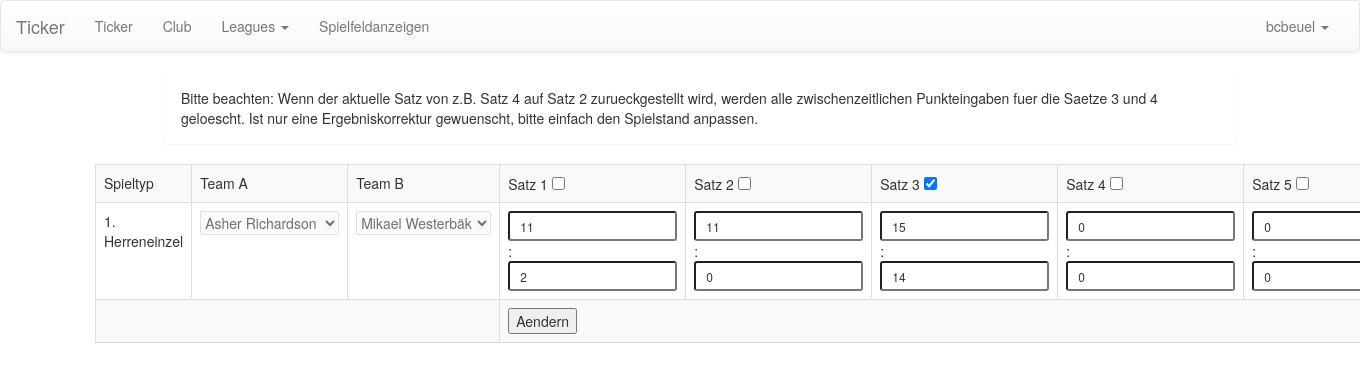
Page /ticker/manage/game/8 (signed in) on the committed database.
### ticker/models/matchstructure.py (models this page shows, shortened)
class Game(models.Model):
    name = models.CharField(max_length=64)
    player_a = ManyToManyField(Player, related_name='player_a', blank=True)
    player_b = ManyToManyField(Player, related_name='player_b', blank=True)
    sets = ManyToManyField(Set, blank=True)
    game_types = (('single', 'Herreneinzel'),
                  ('womansingle', 'Dameneinzel'),
                  ('men_double', 'Herrendoppel'),
                  ('women_double', 'Frauendoppel'),
                  ('mixed', 'Mixed'))
    current_set = models.IntegerField(default=1)
    game_type = models.CharField(max_length=32, choices=game_types)
    presses_json = models.TextField(default=None, blank=True, null=True)
    def get_set_objects(self):
        return self.sets.all()

class Match(models.Model):
    match_time = models.DateTimeField()
    create_time = models.DateTimeField(auto_now=True)
    canceled = models.BooleanField(default=False)
    rule = models.ForeignKey(Rules)
    team_a = models.ForeignKey(Team, related_name='team_a')
    team_b = models.ForeignKey(Team, related_name='team_b')
    games = ManyToManyField(Game, blank=True)

class Set(models.Model):
    set_number = models.IntegerField(default=1)
    points_team_a = ManyToManyField(Point, related_name='points_team_a', blank=True)
    points_team_b = ManyToManyField(Point, related_name='points_team_b', blank=True)
    def get_score(self):
        return [self.points_team_a.filter(canceled=False).count(),
                self.points_team_b.filter(canceled=False).count()]

### ticker/models/player_clubs.py (models this page shows, shortened)
class Team(models.Model):
    parent_club = models.ForeignKey(Club, CASCADE, default=1)
    team_name = models.CharField(max_length=255)
    players = models.ManyToManyField(Player, blank=True)
    fields = models.ManyToManyField('PlayingField', blank=True)
    def get_players(self):
        return self.players.all()

class Player(models.Model):
    prename = models.CharField(max_length=255)
    lastname = models.CharField(max_length=255)
    possible_sex = (('female', 'Weiblich'),
                    ('male', 'Maennlich'))
    sex = models.CharField(max_length=32, choices=possible_sex)
    birth_date = models.DateTimeField(null=True, blank=True)
    def get_name(self):
        return '{0} {1}'.format(self.prename, self.lastname)

### ticker/views/user_interface.py (the view)
# urls.py: url(r'^manage/game/([0-9]+)/?$', manage_game, name='manage_game'),
@login_required
def manage_game(request, game_id):
    game = Game.objects.filter(id=game_id).first()
    if game is not None:
        return render(request, 'user/manage_game.html', dict(game=game))
    messages.error(request, 'Game does not exist')
    return HttpResponseRedirect(reverse_lazy('manage_ticker'))

### ticker/models/leaguestructure.py (called while the page is built)
    def get_name(self):
        return self.name

### ticker/templatetags/custom_tags.py (called while the page is built)
@register.filter
def is_selected(obj):
    return 'selected' if obj else ''

@register.filter
def is_in(content_str, search):
    return search in content_str

@register.filter
def get_range(count, min_value=0):
    return range(min_value, count)

@register.filter
def get_club(user):
    assert(isinstance(user, User))
    p = Profile.objects.filter(user=user).first()
    if p is None:
        return None
    return p.associated_club

@register.filter
def get_leagues_club(user):
    club = get_club(user)
    leagues = League.objects.filter(teams__parent_club=club).distinct()
    return leagues

### ticker/templates/user/manage_game.html (shortened to what this page needs)
{% extends 'user/manage_base.html' %}
{% load custom_tags %}
{% block content %}
    <div class="container">
            <div class="row-fluid">
                <div class="col-sm-12">
                    <ul class="messages">
                        <div class="alert alert-information">
                            Bitte beachten: Wenn der aktuelle Satz von z.B. Satz 4 auf Satz 2 zurueckgestellt wird, werden alle zwischenzeitlichen Punkteingaben fuer die Saetze 3 und 4 geloescht. Ist nur eine Ergebniskorrektur gewuenscht, bitte einfach den Spielstand anpassen.
                        </div>
                    </ul>
                </div>
            </div>
        <div class="row">
            <form action="{% url 'api_change_game' game.id %}" method="post">
            <table class="table table-bordered table-striped">
                <tr>
                    <td>Spieltyp</td>
                    <td>Team A</td>
                    <td>Team B</td>
                    {% for i in 6|get_range:1 %}
                        <td>
                            Satz {{ i }}
                            <input type="checkbox" name="current_set" value="{{ i }}" {% if i == game.current_set %} checked {% endif %}/>
                        </td>
                    {% endfor %}
                </tr>
                <tr>
                    <td>{{ game.name }}</td>
                    <td>
                        <select title="Erster Spieler" name="player_a_one_{{ game.id }}" disabled>
                            {% for player in game|get_players:"1,a" %}
                                <option value="{{ player.0 }}" {{ player.2|is_selected }}>{{ player.1 }}</option>
                            {% endfor %}
                        </select>
                    </td>
                    <td>
                        <select title="Erster Spieler" name="player_b_one_{{ game.id }}"  disabled>
                            {% for player in game|get_players:"1,b" %}
                                <option value="{{ player.0 }}" {{ player.2|is_selected }}>{{ player.1 }}</option>
                            {% endfor %}
                        </select>
                    </td>
                    {% for set in game.get_set_objects %}
                        <td>
                            <input class="input-sm" type="text" name="set_{{ forloop.counter }}_team_a" value="{{ set.get_score.0 }}"/>
                            <span>:</span>
                            <input class="input-sm" type="text" name="set_{{ forloop.counter }}_team_b" value="{{ set.get_score.1 }}"/>
                        </td>
                    {% endfor %}
                    <tr>
                        <td colspan="3"></td>
                        <td colspan="5">
                            <button type="submit">Aendern</button>
                        </td>
                    </tr>
                </tr>
            </table>
            </form>
        </div>
    </div>
{% endblock %}

### ticker/templates/user/manage_base.html (shortened to what this page needs)
{% extends 'base.html' %}
{% load custom_tags %}
{% block navigation %}
    {% if request.user.is_authenticated %}
    <nav class="navbar navbar-default">
        <div class="container-fluid">
            <div class="navbar-header">
                <a class="navbar-brand" href="{% url 'manage_dashboard' %}">Ticker</a>
            </div>
            <div class="collapse navbar-collapse" id="bs-example-navbar-collapse-1">
                <ul class="nav navbar-nav">
                    {% url 'manage_ticker' as tickerurl %}
                    <li {% if tickerurl == request.get_full_path %} class="active" {% endif %}>
                        <a href="{{ tickerurl }}">
                            Ticker
                        </a>
                    </li>
                    <li>
                        {% with responsible_club=request.user|get_club %}
                            {% if responsible_club %}
                                <a href="{% url 'manage_club_details' responsible_club.id %}">Club</a>
                            {% else %}
                                {% if request.user.is_superuser %}
                                    <a href="{% url 'manage_clubs' %}">Club</a>
                                {% endif %}
                            {% endif %}
                        {% endwith %}
                    </li>
                    <li class="dropdown">
                        <a href="#" class="dropdown-toggle" data-toggle="dropdown" role="button" aria-haspopup="true" aria-expanded="false">
                            Leagues
                            <span class="caret"></span>
                        </a>
                    </li>
                    <li><a href="{% url 'display_dashboard' %}">Spielfeldanzeigen</a></li>
                </ul>
                <ul class="nav navbar-nav navbar-right">
                    <li class="dropdown">
                        <a href="#" class="dropdown-toggle" data-toggle="dropdown"
                           role="button" aria-haspopup="true" aria-expanded="false">{{ request.user }} <span class="caret"></span></a>
                    </li>
                </ul>
            </div>
        </div>
    </nav>
    {% endif %}
{% endblock %}

### rows in the picture
Game: current_set "☑", name "1. Herreneinzel", id+game_type "Asher Richardson", id+game_type "Mikael Westerbäk"
Set: get_score.0 "11", get_score.1 "2"
Set: get_score.0 "11", get_score.1 "0"
Set: get_score.0 "15", get_score.1 "14"
Set: get_score.0 "0", get_score.1 "0"
Set: get_score.0 "0", get_score.1 "0"

### other values in the picture
{{ request.user }} "bcbeuel"
{{ i }} "1" "2" "3" "4" "5"
